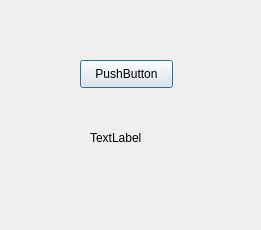
<?xml version="1.0" encoding="UTF-8"?>
<ui version="4.0">
 <class>Dialog</class>
 <widget class="QDialog" name="Dialog">
  <property name="geometry">
   <rect>
    <x>0</x>
    <y>0</y>
    <width>261</width>
    <height>230</height>
   </rect>
  </property>
  <property name="windowTitle">
   <string>Dialog</string>
  </property>
  <widget class="QPushButton" name="pushButton">
   <property name="geometry">
    <rect>
     <x>80</x>
     <y>60</y>
     <width>93</width>
     <height>28</height>
    </rect>
   </property>
   <property name="text">
    <string>PushButton</string>
   </property>
  </widget>
  <widget class="QLabel" name="label">
   <property name="geometry">
    <rect>
     <x>90</x>
     <y>130</y>
     <width>72</width>
     <height>15</height>
    </rect>
   </property>
   <property name="text">
    <string>TextLabel</string>
   </property>
  </widget>
 </widget>
 <resources/>
 <connections/>
</ui>
